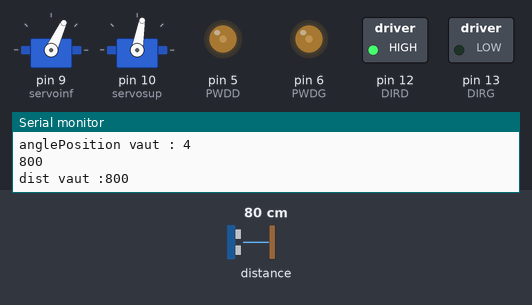
A sketch run on a simulated Arduino Uno, built with avr-gcc and run on an emulated ATmega328P. Parts: 2 × servo, switched loads named in the sketch (green lamp = pin HIGH), output pins drawn as LEDs (lit = HIGH), the last lines printed to the serial monitor. Inputs (shaded band) come from the test bench; at power-on: distance to the obstacle 80 cm.

Above: at 1.3 s.
1.4 s: distance to the obstacle set to 16 cm
2.9 s: distance to the obstacle set to 13 cm
At 3.6 s:
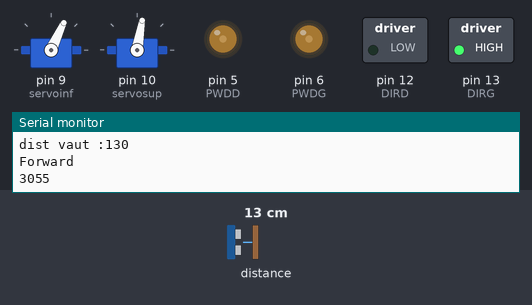
At 4.3 s:
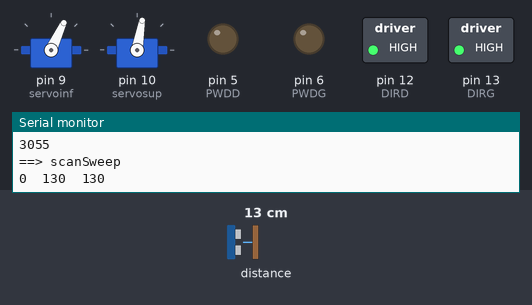
5.5 s: distance to the obstacle set to 2 cm
At 6.6 s:
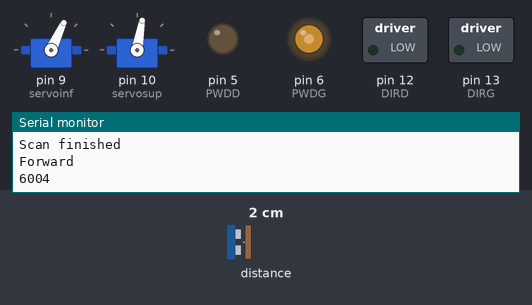
11.5 s: distance to the obstacle set to 4 cm
Timing chart, 0 to 15.1 s (numbered marks = the images above; inputs shaded):
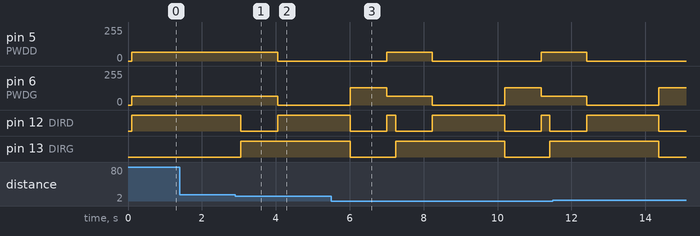

Measured:
- the behaviour switches between 15 and 14 cm on distance to the obstacle (found by bisection; images 0 and 1)
- after the input at 2.9 s, pin 5 (PWDD), pin 6 (PWDG): 64/255 → 0/255 after 1.2 s; pin 12 (DIRD): HIGH → LOW after 0.16 s, → HIGH 1.0 s later; pin 13 (DIRG): LOW → HIGH after 0.16 s

The sketch:

2023_04_04_CommandeMoteur.ino
```cpp
#include "Mouvements.hpp"
#include "Capteurdistance.hpp"
#include "Adafruit_VL53L0X.h"
#include "Servo.h"

//Servo
Servo servoinf;
Servo servosup;
//Moteurs Droit
int PWDD = 5;
int DIRD = 12;
//Moteurs Gauche
int PWDG = 6;
int DIRG = 13;
//Library
Mouvements mvt = Mouvements();
Capteurdistance cd = Capteurdistance();

unsigned long startTime = 0;
//int newAngle = 0;
int positionMin = 0;
const int DEPLACEMENT_SERVO = 200;

void setup() {
  Serial.begin(9600);
  Serial.println(F("Setup Started"));
  //Motors Setup
  pinMode(PWDD, OUTPUT);
  pinMode(DIRD, OUTPUT);
  pinMode(PWDG, OUTPUT);
  pinMode(DIRG, OUTPUT);
  //Arm servo-motors Setup
  servoinf.attach(9);
  servosup.attach(10);
  servoinf.write(65);
  servosup.write(80);
  delay(100);
  //Serial Port Setup
  while (!Serial) { delay(1); }  //This part does a test on the communication channel and the lox function in the Adafruit library. The code waits the Serial channel to open, and if the lox function does not work, the code blocks itself.
  //Laser Captor VL53L0X Setup
  if (!cd.begin()) {
    Serial.println(F("Failed to boot Captor VL53L0X"));
    while (1)
      ;
  }
  int distancelaser;
  Serial.println(F("Succeeded to boot Captor VL530X"));
  Serial.println(F("Setup Finished"));
}


void loop() {

  mvt.Forward();

  if (millis() - startTime > DEPLACEMENT_SERVO) {
    cd.continuousScan(servoinf);
    cd.angleIncrement();
    int distancelaser = cd.getDist();
    Serial.print(F("dist vaut :"));
    Serial.println(distancelaser);

    if (distancelaser < 150) {
      mvt.AvanceBackward(1000);
      cd.scanSweep(servoinf);
      positionMin = cd.getMin();

      if (positionMin <= 4) {
        mvt.AvanceLeft(1000);
      }

      else {
        mvt.AvanceRight(1000);
      }

      cd.setAngle(4);
    }

    startTime = millis();
  }
}
```

Capteurdistance.cpp
```cpp
#include "Capteurdistance.hpp"

Capteurdistance::Capteurdistance(){};

/*
This library is used to manage the laser captor.
*/
int Capteurdistance::getAngle() {
  return anglePosition;
}

void Capteurdistance::setAngle(int angle) {
  anglePosition = angle;
}

int Capteurdistance::getDist() {
  return dist;
}

int Capteurdistance::getMin() {
  return min_i;
}

int Capteurdistance::distance() {            //This function measure the distance between the laser and the object in front of it.
  VL53L0X_RangingMeasurementData_t measure;  //Create the class measure from the Adafruit library.
  rangingTest(&measure, false);              //Function from Adafruit to measure.
  return measure.RangeMilliMeter;
  Serial.println("Mesure distance");
  Serial.println(measure.RangeMilliMeter);
}

int Capteurdistance::scan(Servo servoinf, Servo servosup) {  //This function manage the 2 axis arm into angles from 40° in height and 120° on sides.
  Serial.println(F("==> scan"));
  int i = 0;
  for (int servoSupPosition = supAngleMin; servoSupPosition <= supAngleMax; servoSupPosition += supPas) {  //height angles 5 positions.
    servosup.write(servoSupPosition);
    delay(100);
    for (int servoInfPosition = infAngleMin; servoInfPosition <= infAngleMax; servoInfPosition += infPas) {  //side angles 13 positions.
      servoinf.write(servoInfPosition);
      delay(150);
      dist = distance();  //Measure the distance from the obstacle for each position
      Serial.println(dist);
      scanTableau[i] = dist;
      i = i + 1;
    }
    delay(300);
    Serial.println(i);
  }
  Serial.println();
  servoinf.write(65);
  servosup.write(80);
}

int Capteurdistance::scanSweep(Servo servoinf) {
  Serial.println(F("==> scanSweep"));
  int i = 0;
  for (int servoInfPosition = infAngleMin; servoInfPosition <= infAngleMax; servoInfPosition += infPas) {
    servoinf.write(servoInfPosition);
    delay(150);
    dist = distance();  //Measure the distance from the obstacle for each position
    Serial.print(i);
    Serial.print("  ");
    Serial.print(dist);
    scanTableau[i] = dist;
    Serial.print("  ");
    Serial.println(scanTableau[i]);
    i++;
  }

  for (int j = 0; j < lenghtScanTableau; j++) {
    Serial.print(F("La valeur de i = "));
    Serial.print(j);
    Serial.print(F(" est : "));
    Serial.println(scanTableau[j]);
    if (scanTableau[j] < min_v) {
      min_v = scanTableau[j];
      min_i = j;
    }
  }

  Serial.print("La valeur min est ");
  Serial.print(min_v);
  Serial.print(" et elle est en position ");
  Serial.println(min_i);
  Serial.println(F("Scan finished"));
  servoinf.write(65);
}

int Capteurdistance::continuousScan(Servo servoinf) {
  Serial.println(F("==> continuousScan"));
  int i = 0;

  Serial.print("anglePosition vaut : ");
  Serial.println(anglePosition);

  while (i <= anglePosition) {
    servoInfPosition = infAngleMin + i * infPas;
    i++;
  }

  servoinf.write(servoInfPosition);
  dist = distance();
  Serial.println(dist);
  return (dist);
}

int Capteurdistance::angleIncrement() {
  /*
  Serial.print("anglePosition: "); Serial.println(anglePosition);
  Serial.print("sensScan: "); Serial.println(sensScan);
  */
  if (sensScan == true) {
    anglePosition++;
    if (anglePosition >= lenghtScanTableau + 1) {
      sensScan = false;
      anglePosition--;
    }
  }

  else if (sensScan == false) {
    anglePosition=anglePosition - 1;
    if (anglePosition < 0) {
      sensScan = true;
      anglePosition++;
    }
  }
}
```

Capteurdistance.hpp
```cpp
#ifndef CAPTEURDISTANCE_H
#define CAPTEURDISTANCE_H
#include "Arduino.h"
#include "Adafruit_VL53L0X.h"
#include "Servo.h"

/*

*/

class Capteurdistance : public Adafruit_VL53L0X {
public:
  Capteurdistance();
  int distance();
  int getAngle();
  void setAngle(int angle);
  int getDist();
  int getMin();
  int scan(Servo servoinf, Servo servosup);
  int scanSweep(Servo servoinf);
  int continuousScan(Servo servoinf);
  int angleIncrement();
  int servoInfPosition = 0;
  int servoSupPosition = 0;
  int dist;
  static const int lenghtScanTableau = 9;
  int anglePosition = 0;
  int infAngleMin = 1;
  int infAngleMax = 129;
  int infPas = 16;
  int supAngleMin = 80;
  int supAngleMax = 120;
  int supPas = 10;
  int scanTableau[lenghtScanTableau];
  int min_v = 9000;
  int min_i = 0;
  bool sensScan = true;
};

#endif
```

Mouvements.cpp
```cpp
#include "Mouvements.hpp"

Mouvements::Mouvements(){};

/*
For the PWD, 255 means 98 rpm
so 128 is for 49 rpm
By activating or not DIR, we can change the direction of rotation.
*/

void Mouvements::Off() {
  analogWrite(PWDD, 0);
  digitalWrite(DIRD, HIGH);
  analogWrite(PWDG, 0);
  digitalWrite(DIRG, HIGH);
}

void Mouvements::Forward() {
  analogWrite(PWDD, 64);
  digitalWrite(DIRD, HIGH);
  analogWrite(PWDG, 64);
  digitalWrite(DIRG, LOW);
}

void Mouvements::Backward() {
  analogWrite(PWDD, 64);
  digitalWrite(DIRD, LOW);
  analogWrite(PWDG, 64);
  digitalWrite(DIRG, HIGH);
}

void Mouvements::Left() {
  analogWrite(PWDD, 128);
  digitalWrite(DIRD, HIGH);
  analogWrite(PWDG, 0);
  digitalWrite(DIRG, LOW);
}

void Mouvements::Right() {
  analogWrite(PWDD, 0);
  digitalWrite(DIRD, LOW);
  analogWrite(PWDG, 128);
  digitalWrite(DIRG, LOW);
}

void Mouvements::AvanceForward(int temps) {
  Serial.println(F("Forward"));
  InstantTime = millis();
  Serial.println(InstantTime);
  while ((millis() - InstantTime) < temps) {
    Forward();
  }
  Off();
}

void Mouvements::AvanceBackward(int temps) {
  Serial.println(F("Forward"));
  InstantTime = millis();
  Serial.println(InstantTime);
  while ((millis() - InstantTime) < temps) {
    Backward();
  }
  Off();
}

void Mouvements::AvanceLeft(int temps) {
  Serial.println(F("Forward"));
  InstantTime = millis();
  Serial.println(InstantTime);
  while ((millis() - InstantTime) < temps) {
    Left();
  }
  Off();
}

void Mouvements::AvanceRight(int temps) {
  Serial.println(F("Forward"));
  InstantTime = millis();
  Serial.println(InstantTime);
  while ((millis() - InstantTime) < temps) {
    Right();
  }
  Off();
}
```

Mouvements.hpp
```cpp
#ifndef MOUVEMENTS_H
#define MOUVEMENTS_H
#include "Arduino.h"

/*

*/

class Mouvements {
public:
  Mouvements();
  unsigned long InstantTime;  //unsigned long permet d'avoir des chiffre allant jusqu'à 2^32 - 1
  const int PWDD = 5;
  const int DIRD = 12;
  const int PWDG = 6;
  const int DIRG = 13;
  void Off();
  void Forward();
  void Backward();
  void Left();
  void Right();
  void AvanceForward(int temps);
  void AvanceBackward(int temps);
  void AvanceRight(int temps);
  void AvanceLeft(int temps);
};

#endif
```
